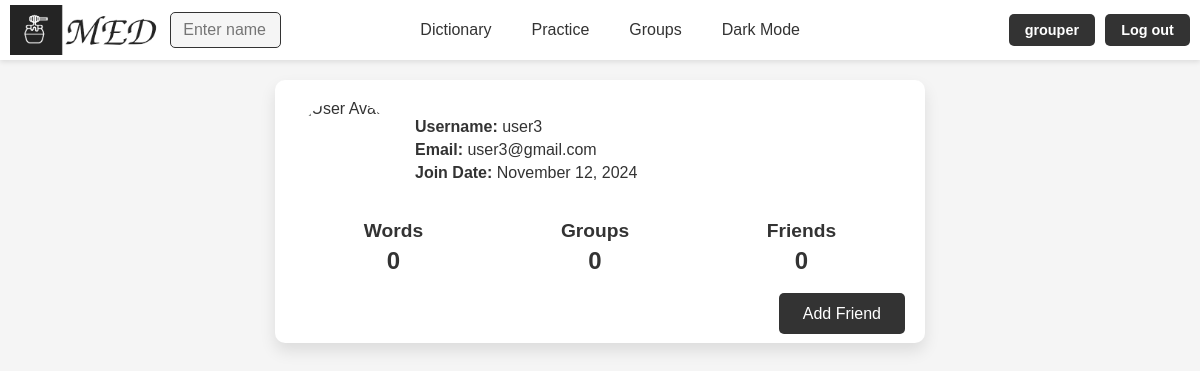
/profile/user3/ (signed in), run on an earlier commit of the app's database.
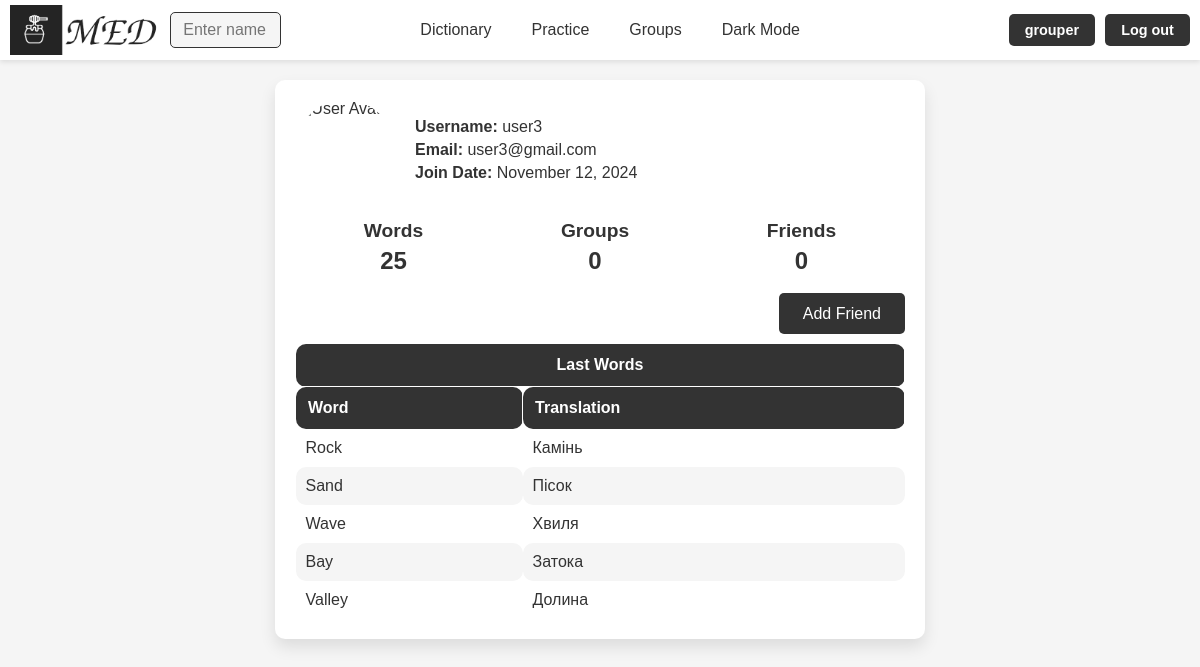
And on a later commit of the database.
### med/models.py (models this page shows, shortened)
class Word(models.Model):
    TYPE_CHOICES = [
        ('noun', 'Noun'),
        ('verb', 'Verb'),
        ('adjective', 'Adjective'),
        ('adverb', 'Adverb'),
        ('pronoun', 'Pronoun'),
        ('phrasal verb', 'Phrasal verb'),
        ('other', 'Other')
    ]
    word = models.CharField(max_length=100)
    translation = models.CharField(max_length=100)
    example = models.TextField(blank=True)
    time_create = models.DateTimeField(auto_now_add=True)
    time_update = models.DateTimeField(auto_now=True)
    user = models.ForeignKey(User, on_delete=models.CASCADE)
    is_favourite = models.BooleanField(default=False)
    word_type = models.CharField(max_length=20, choices=TYPE_CHOICES, default='other')
    class Meta:
        ordering = ['-time_create', 'word']
        indexes = [
            models.Index(fields=['-time_create'])
        ]

### med/views.py (the view)
# urls.py: path('profile/<slug:user_name>/', views.ProfileView.as_view(), name='profile'),
@method_decorator(login_required, name='dispatch')
class ProfileView(View):
    def get(self, request, user_name, **kwargs):
        def get_user_data(user):
            user_profile, created = UserProfile.objects.get_or_create(user=user)
            is_favorite = user_profile.what_type_show == 'fav'
            if is_favorite:
                recent_words = Word.objects.filter(user=user, is_favourite=True)[:user_profile.words_num_in_prof]
            else:
                recent_words = Word.objects.filter(user=user)[:user_profile.words_num_in_prof]
            words = Word.objects.filter(user=user)
            word_count = words.count()
            group_count = max((WordGroup.objects.filter(user=user).count() + WordGroup.objects.filter(uses_users=self.request.user).count()) - 1, 0)
            friends = User.objects.filter(
                Q(friendship_requests_sent__receiver=user, friendship_requests_sent__status='accepted') |
                Q(friendship_requests_received__sender=user, friendship_requests_received__status='accepted')
            ).distinct()
            word_stats = words.values('word_type').annotate(count=Count('id'))
            word_type_data = [
                {
                    'name': word_type['word_type'].capitalize(),
                    'y': word_type['count']
                }
                for word_type in word_stats
            ]
            return {
                'user_profile': user_profile,
                'recent_words': recent_words,
                'word_count': word_count,
                'group_count': group_count,
                'friends': friends,
                'friend_count': friends.count(),
                'is_favorite': is_favorite,
                'word_type_data': json.dumps(word_type_data),
            }
        profile_user = get_object_or_404(User, username=user_name)
        is_my_profile = profile_user == request.user
        profile_data = get_user_data(profile_user)
        is_requests_in = True if Friendship.objects.filter(receiver=request.user, sender=profile_user, status='pending').values_list('sender', flat=True) else False
        is_requests_out = True if Friendship.objects.filter(sender=request.user, receiver=profile_user, status='pending').values_list('receiver', flat=True) else False
        if not is_my_profile:
            profile_data['is_friends'] = request.user in profile_data['friends']
        else:
            profile_data['friend_requests'] = Friendship.objects.filter(receiver=request.user, status='pending')
        friendships = Friendship.objects.filter(
            Q(sender=profile_user, status='accepted') |
            Q(receiver=profile_user, status='accepted')
        )
        if not is_my_profile and profile_data['is_friends']:
            friendship = friendships.filter(sender=profile_user, receiver=request.user).first() or friendships.filter(sender=request.user, receiver=profile_user).first()
            profile_user.friendship_id = friendship.id if friendship else None
        return render(request, 'med/profile.html', {
            **profile_data,
            'user': profile_user,
            'logged_user': request.user,
            'is_my_profile': is_my_profile,
            'is_profile': True,
            'is_requests_in': is_requests_in,
            'is_requests_out': is_requests_out,
        })

### med/models.py (called while the page is built)
    def get_avatar_url(self):
        if self.avatar:
            return self.avatar.url
        return '/static/med/img/base/default_avatar.png'

### med/templates/med/profile.html (shortened to what this page needs)
{% extends "base.html" %}
{% load static %}
{% block content %}
<div class="profile-container">
    <div class="profile-info">
        <img class="profile-avatar" src="{{ user_profile.get_avatar_url }}" alt="User Avatar">
        <div class="profile-details">
            <p><strong>Username:</strong> {{ user.username }}</p>
            <p><strong>Email:</strong> {{ user.email }}</p>
            <p><strong>Join Date:</strong> {{ user.date_joined|date:"F j, Y" }}</p>
        </div>
    </div>
    <div class="stats">
        <div class="stat-item">
            <a href="{% url 'words' user.username %}">
                <p><strong>Words</strong></p>
                <p>{{ word_count }}</p>
            </a>
        </div>
        <div class="stat-item">
            {% if is_my_profile %}
            <a href="{% url 'groups' %}">
                <p><strong>Groups</strong></p>
                <p> {{ group_count }} </p>
            </a>
            {% else %}
                <p><strong>Groups</strong></p>
                <p> {{ group_count }} </p>
            {% endif %}
        </div>
        <div class="stat-item">
            <a href="{% url 'friends_list' user.username %}">
                <p><strong>Friends</strong></p>
                <p> {{ friend_count }} </p>
            </a>
        </div>
    </div>
    {% if is_my_profile %}
    <div class="buttons profile-buttons">
        <a href="{% url 'edit_profile' %}">Edit Profile</a>
    </div>
    {% else %}
    {% if not is_friends %}
    {% if is_requests_in %}
        <div class="buttons">
            <a href="{% url 'respond_friend_request_a' user.id request.user.id 'accept' %}" class="add-friend-link">Accept</a>
            <a href="{% url 'respond_friend_request_a' user.id request.user.id 'reject' %}" class="add-friend-link">Reject</a>
        </div>
    {% elif is_requests_out %}
        <div class="buttons">
            <a href="{% url 'respond_friend_request_a' user.id request.user.id 'reject' %}" class="add-friend-link">Cancel</a>
        </div>
    {% else %}
    <div class="buttons profile-buttons">
        <a href="{% url 'add_friend' user.username %}" class="add-friend-link">Add Friend</a>
    </div>
    {% endif %}
    {% else %}
    <div class="buttons profile-buttons">
        <a href="{% url 'delete_friend' friendship_id=user.friendship_id %}" class="remove-friend-link">Remove Friend</a>
    </div>
    {% endif %}
    {% endif %}
    {% if recent_words %}
    <div class="last5words">
        <table class="word_table profile-words">
            <thead>
                <tr>
                    <th colspan="2" class="center-table">Last Words {% if is_favorite %} <img class="th_f profile_f" src="{% static 'med/img/base/f_dark.png' %}" alt="Favourite_img"> {% endif %}</th>
                </tr>
                <tr>
                    <th>Word</th>
                    <th>Translation</th>
                </tr>
            </thead>
            <tbody>
                {% for word in recent_words %}
                    <tr>
                        <td>{{ word.word }}</td>
                        <td>{{ word.translation }}</td>
                    </tr>
                {% endfor %}
            </tbody>
        </table>
    </div>
    {% endif %}
</div>
{% endblock %}

What changed in the data, as far as the page shows it:
added Word: word "Rock", translation "Камінь"
added Word: word "Sand", translation "Пісок"
added Word: word "Wave", translation "Хвиля"
added Word: word "Bay", translation "Затока"
added Word: word "Valley", translation "Долина"
Also different on the page:
{{ word_count }}: "0" → "25"
text now shown: "Last Words Word Translation"
